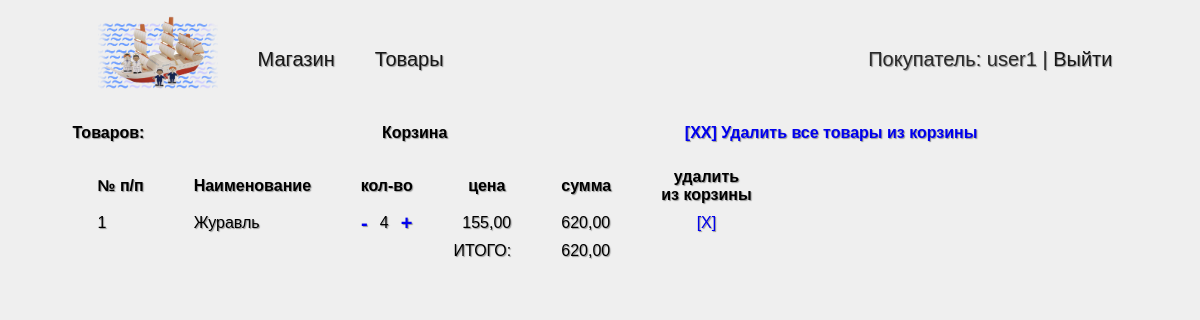
Screenshot of /cart-view/ (signed in) with the database file from the repository.
### goods/models.py (models this page shows, shortened)
class Order(models.Model):
    client_id = models.ForeignKey(User, on_delete=models.PROTECT)
    good_id = models.ForeignKey('Goods', on_delete=models.PROTECT, default=1)
    price = models.DecimalField(max_digits=8, decimal_places=2, null=True, blank=True)
    count = models.PositiveSmallIntegerField(default=0)
    created = models.DateTimeField(auto_now_add=True)
    paid = models.DateTimeField(default=None, null=True, blank=True)
    def line_total(self):
        return self.count * self.price

class Goods(models.Model):
    STATUS_CHOICES = (
        ('published', 'Published'),
        ('unpublished', 'Unpublished')
    )
    title = models.CharField(max_length=250)
    slug = models.SlugField(max_length=250)
    description = models.TextField()
    picture = models.ImageField(upload_to='goods/images')
    publish = models.DateTimeField(default=timezone.now)
    created = models.DateTimeField(auto_now_add=True)
    updated = models.DateTimeField(auto_now=True)
    status = models.CharField(max_length=11, choices=STATUS_CHOICES, default='published')
    category = models.ForeignKey('GoodsCategories', on_delete=models.PROTECT)
    current_price = models.DecimalField(max_digits=8, decimal_places=2)
    favorites_statuses = models.ManyToManyField(User, through="FavoritesStatuses", blank=True)
    compare_statuses = models.ManyToManyField(User, through="CompareStatuses", blank=True,
                                              related_name='compare_goods_set')
    ordered = models.ManyToManyField(User, through="Order", blank=True,
                                     related_name='orders_set')
    def __str__(self):
        return self.title

### goods/views.py (the view)
# urls.py: path("cart-view/", cart_view, name="cart_view"),
def cart_view(request):
    cart = Order.objects.filter(client_id=request.user)
    order_sum = 0
    for order_position in cart:
        order_sum += order_position.price * order_position.count
    context = {
        "cart": cart,
        "order_sum": order_sum
    }
    return render(request, 'goods/cart-view.html', context)

### goods/templates/goods/cart-view.html
{% extends 'seller/base.html' %}
{% load static %}
{% load humanize %}
{% block content %}
<h4 class="info_string">Товаров: {{ goods.count }}
<p>Корзина</p>
<a class="cart_link" href="{% url 'clear_order' %}"> [XX] Удалить все товары из корзины</a>
</h4>
<table class="table">
    <thead>
    <tr>
        <th>№ п/п</th>
        <th>Наименование</th>
        <th colspan="3" class="row_count">кол-во</th>
        <th>цена</th>
        <th>сумма</th>
        <th>удалить<br>из корзины</th>
    <tbody>
    {% for row in cart %}
    <tr class="cart-table-row">
        <td>{{ row.good_id }}</td>
        <td class="subsract_good"><a href="{% url 'substract_count' row.good_id.pk %}">-</a></td>
        <td class="row_count">{{ row.count }}</td>
        <td class="add_good"><a href="{% url 'add_count' row.good_id.pk %}">+</a></td>
        <td>{{ row.price|intcomma }}</td>
        <td>{{ row.line_total|intcomma }}</td>
        <td class="delete-order-row"><a href="{% url 'delete_order_row' row.good_id.pk %}">[X]</a></td>
    </tr>
    {% endfor %}
    <tfoot>
    <tr>
        <td colspan="6" style="text-align:right">ИТОГО:</td>
        <td>{{ order_sum|intcomma }}</td>
    </tr>
</table>
{% endblock %}

### seller/templates/seller/base.html (shortened to what this page needs)
<!DOCTYPE html>
{% load static %}
<html lang="en">
<head>
    <link rel="stylesheet" href="{% static 'css/style.css' %}">
</head>
<body>
<div class="container">
    <div class="menu">
        <div class="wrap">
            <ul class="menu">
                <li><a href="{% url 'home' %}"><img class="logo" src="{% static 'seller/logo.png' %}" alt="logo"></a>
                </li>
                <li class="text"><a href="{% url 'home' %}">Магазин</a></li>
                <li class="text"><a href="{% url 'goods' %}">Товары</a></li>
                {% if request.user.is_authenticated %}
                {% if user.is_staff %}
                <li class="text last">Сотрудник: {{ user.username }} | <a href="{% url 'logout' %}">Выйти</a></li>
                {% else %}
                <li class="text last">Покупатель: {{ user.username }} | <a href="{% url 'logout' %}">Выйти</a></li>
                {% endif %}
                {% else %}
                <li class="text last"><a href="{% url 'register' %}">Регистрация</a> | <a href="{% url 'login' %}">Авторизация</a>
                </li>
                {% endif %}
            </ul>
        </div>
    </div>
    <div class="content">
        <div class="wrap">
            {% block content %}
            {% endblock %}
        </div>
    </div>
</div>
</body>
</html>

### seller/static/css/style.css (style rules this page uses)
p, h2, h3, h5 { margin: 0; padding: 0; }
body { background-color: rgb(239, 239, 239); text-shadow: 1px 1px 1px rgb(150, 150, 150); font-family: "Lucida Sans", "Lucida Sans Regular", "Lucida Grande", "Lucida Sans Unicode", Geneva, Verdana, sans-serif; }
.content { padding: 5px 35px; }
.menu .wrap { list-style: none; }
ul { list-style: none; }
ul.menu { margin: 0; padding: 0; color: #2a2a2a; font-size: 20px; overflow: hidden; }
ul.menu li { float: left; margin: 0 10px 0px 30px; padding-top: 5px; }
ul.menu li.last { float: right; padding-right: 40px; }
ul.menu li a { color: #171717; text-decoration: none; }
.logo { max-width: 120px; }
ul.menu img.logo { margin: 0px auto 2px 30px; padding-top: 0; }
ul.menu li.text { margin-top: 35px; }
.container { margin: 0 auto; max-width: 95%; min-height: 960px; }
a { text-decoration: none; }
.last { float: right; margin-right: 20px; }
.cart_link { margin-right: 150px; }
.info_string { display: flex; justify-content: space-between; }
.table { border-collapse: collapse; counter-reset: row_counter; }
.table tbody tr { counter-increment: row_counter; }
.table td, .table thead th, .table tbody tr:before { padding: 5px 25px; border: none; }
.table tbody tr:before { display: table-cell; vertical-align: middle; }
.table tbody tr:before, .table thead th, .table b:after { content: counter(row_counter); }
.table tbody .subsract_good { padding-right: 10px; text-align: right; }
.table tbody .add_good { padding-left: 10px; text-align: left; }
.table tbody .add_good, .table tbody .subsract_good { font-weight: 800; font-size: 20px; line-height: 0; }
.table tbody .row_count, .table thead .row_count { padding: 5px 2px; text-align: center; }
.delete-order-row { text-align: center; }

### rows the page displays
Order: good_id "Журавль", count "4", price "155,00", line_total "620,00"

### other values shown
{{ user.username }} "user1"
{{ order_sum|intcomma }} "620,00"
